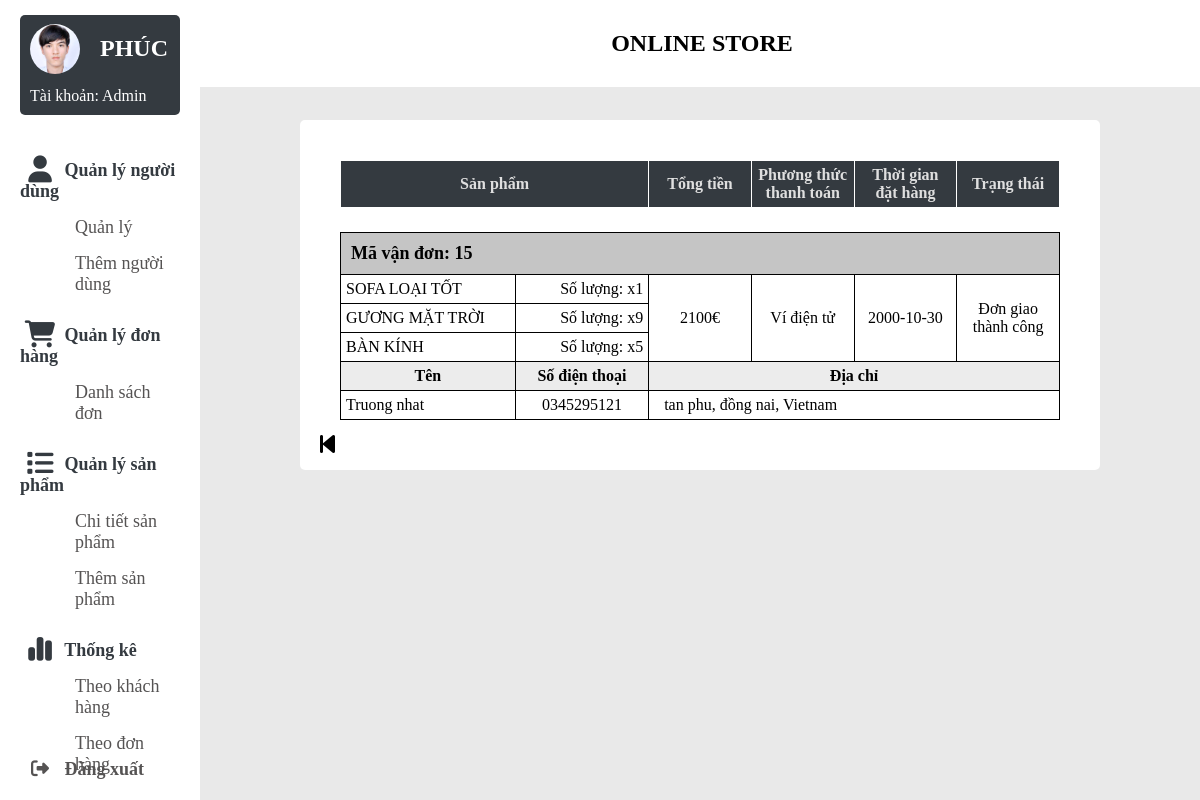
The page /admin/chitietdonhang_statistic.php?mvd=15 on the database its author committed.
### tables this page shows
CREATE TABLE `cart_detail` (
  `id` int(11) NOT NULL,
  `username` varchar(500) NOT NULL,
  `hoten` varchar(50) NOT NULL,
  `diachi` varchar(1000) NOT NULL,
  `sdt` varchar(50) NOT NULL,
  `payment` varchar(50) NOT NULL,
  `tensp` varchar(500) NOT NULL,
  `soluong` varchar(500) NOT NULL,
  `gia` varchar(500) NOT NULL,
  `tong` varchar(50) NOT NULL,
  `tongtien` varchar(50) NOT NULL,
  `xuly` varchar(50) NOT NULL,
  `time_shipping` date NOT NULL,
  `time_order` date NOT NULL
);

### admin/chitietdonhang_statistic.php (the view, shortened to what this page needs)
<?php
global $conn;
$username_admin = $_GET['admin'];
$mvd = $_GET['mvd'];
$sql = "SELECT * from cart_detail where id = '$mvd'";
$result = $conn->query($sql);
?>
<span style="font-family: verdana, geneva, sans-serif;">
<!DOCTYPE html>
<html lang="en">
<head>
    <link rel="stylesheet" href="style/style_admin.css" />
    <link rel="stylesheet" href="style/style_cartadmin.css"/>
    <link rel="stylesheet" href="https://cdnjs.cloudflare.com/ajax/libs/font-awesome/6.5.0/css/all.min.css" />
</head>
<body>
    <div class="container">
    <?php include 'navbar.php'; ?>
    <div class="top-banner">
        <p>online store</p>
    </div>
    <section class="main">
        <div class="main-top"></div>
        <div class="background-section">
        <div class="main-body">
        </div>
        <table class="table-main">
            <tr class="tr-main">
                <th class="sanpham" colspan="2">Sản phẩm</th>
                <th class="doanhthu">Tổng tiền</th>
                <th class="vanchuyen">Phương thức thanh toán</th>
                <th class="thoigian">Thời gian đặt hàng</th>
                <th class="trangthai">Trạng thái</th>
            </tr>
        </table>
        <?php
        while ($row = $result->fetch_assoc()) {
            $tensp_array = explode('/', $row['tensp']);
            $soluong_array = explode('/', $row['soluong']);
            $count_slash = count($tensp_array);
            ?>
            <table class="table-data">
                <tr class="tr-data">
                    <th class="mavandon" colspan="8">
                        Mã vận đơn: <?php echo $row['id']?>
                    </th>
                </tr>
                <?php foreach ($tensp_array as $key => $product) { ?>
                    <tr>
                    <td class="sanpham">
                        <?php echo $product?>
                    </td>
                    <td class="soluong">Số lượng: x<?php echo $soluong_array[$key]?></td>
                    <?php if ($key === 0)
                    {
                        ?>
                        <td class="doanhthu" rowspan="<?php echo $count_slash?>">
                            <?php echo $row['tongtien'].'€'?>
                        </td>
                        <td class="vanchuyen" rowspan="<?php echo $count_slash?>">
                            <?php echo $row['payment']?>
                        </td>
                        <td class="date" rowspan="<?php echo $count_slash?>"><?php echo $row['time_shipping']?></td>
                        <td class="trangthai" rowspan="<?php echo $count_slash?>">
                            <?php
                            if ($row['xuly']==1){
                                echo 'Đơn chưa xác nhận';
                            }
                            else if ($row['xuly']==2){
                                echo 'Đơn đã xác nhận';
                            }
                            else if ($row['xuly']==3){
                                echo 'Đơn giao thành công';
                            }
                            else if ($row['xuly']==4){
                                echo 'Hủy đơn';
                            }
                            ?>
                        </td>
                        <?php
                    }
                    ?>
                </tr>
                <?php } ?>
                <tr>
                    <th class="name">Tên</th>
                    <th class="sdt">Số điện thoại</th>
                    <th colspan="6" class="address">Địa chỉ</th>
                </tr>
                <tr>
                    <td class="name">
                        <?php echo $row['hoten']?>
                    </td >
                    <td class="sdt">
                        <?php echo $row['sdt']?>
                    </td>
                    <td colspan="6" class="address">
                        <?php echo $row['diachi']?>
                    </td>
                </tr>
            </table>
            <?php
        }
        ?>
            <div class="button-back" title="Quay về trang trước">
                <a href="cart_statistic-admin.php?admin=<?php echo $username_admin?>">
                    <i class="fa-solid fa-backward-step fa-xl" style="color: black;"></i>
                </a>
            </div>
        </div>
    </section>
</div>
</body>
</html>

### admin/style/style_admin.css (style rules this page uses)
* { margin: 0; padding: 0; outline: none; border: none; text-decoration: none; list-style: none; box-sizing: border-box; font-family: 'Times New Roman', Times, serif; }
body { background: rgb(233, 233, 233); overflow-y: scroll; }
.container { display:flex; }
.top-banner { top: 0; left: 0; position: fixed; width: 85% ; padding: 30px; z-index: 6666; background-color: #fff; margin-left: 16% ; }
p { text-align: center ; font-weight: bold; font-size: 24px; text-transform: uppercase; }
.main { width: 100% ; text-align: center; }
.main-top { padding: 50px; }
.main-body { padding: 10px 10px 10px 20px; }
.background-section { background-color: white; margin-top: 2%; margin-bottom: 4% ; margin-left: 100px; margin-right: 100px; border-radius: 5px; }
.button-back { display: block; margin-top: 3%; text-align: left; margin-left: 20px; }

### admin/style/style_cartadmin.css (style rules this page uses)
table { margin-left: 5%; width: 90%; margin-bottom: 3%; }
th, td, table { border: solid 1px black; border-collapse: collapse; }
th:not(.mavandon):not(th.name):not(th.address):not(th.sdt) { background-color: #343a40; color: #dfdfdf; border: solid 1px white; }
th,td { padding-top: 20px; padding-bottom: 30px; padding: 5px; }
.mavandon { background-color: #c5c5c5; text-align: left; font-size: 18px; padding:10px }
th.sanpham { width: 30%; }
td.soluong { text-align: right; width: 13%; }
td.sanpham { width: 17%; }
.doanhthu { width: 10%; text-align: center; }
.trangthai { width: 10%; text-align: center; }
.vanchuyen { width: 10%; }
td.vanchuyen { text-align: center; }
.thoigian { width: 10%; }
.date { width: 10%; text-align: center; }
.background-section { padding-bottom: 2.5%; }
th.name, th.address, th.sdt { background-color: rgb(236, 236, 236); }
td.sdt { text-align: center; }
td.address { padding-left: 15px; }

### rows shown on the page
cart_detail: id "15", tensp "SOFA LOẠI TỐT", soluong "1", tongtien "2100", payment "Ví điện tử", time_shipping "2000-10-30", xuly "Đơn giao thành công", tensp "GƯƠNG MẶT TRỜI", soluong "9", tensp "BÀN KÍNH", soluong "5", hoten "Truong nhat", sdt "0345295121", diachi "tan phu, đồng nai, Vietnam"
